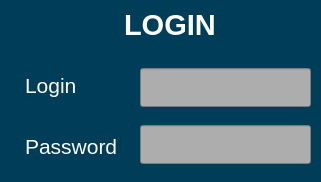
<?xml version="1.0" encoding="UTF-8"?>
<ui version="4.0">
 <class>LoginWidget</class>
 <widget class="QWidget" name="LoginWidget">
  <property name="geometry">
   <rect>
    <x>0</x>
    <y>0</y>
    <width>321</width>
    <height>182</height>
   </rect>
  </property>
  <property name="windowTitle">
   <string>Form</string>
  </property>
  <property name="styleSheet">
   <string notr="true">background-color: rgb(0, 61, 89);</string>
  </property>
  <widget class="QLabel" name="title_label">
   <property name="geometry">
    <rect>
     <x>110</x>
     <y>0</y>
     <width>171</width>
     <height>49</height>
    </rect>
   </property>
   <property name="font">
    <font>
     <pointsize>22</pointsize>
     <italic>false</italic>
     <bold>true</bold>
    </font>
   </property>
   <property name="styleSheet">
    <string notr="true">margin: 5px;
padding: 1px;
color: rgb(255, 255, 255);</string>
   </property>
   <property name="text">
    <string>LOGIN</string>
   </property>
  </widget>
  <widget class="QWidget" name="layoutWidget">
   <property name="geometry">
    <rect>
     <x>10</x>
     <y>60</y>
     <width>301</width>
     <height>112</height>
    </rect>
   </property>
   <layout class="QHBoxLayout" name="horizontalLayout">
    <item>
     <layout class="QVBoxLayout" name="verticalLayout_2">
      <property name="spacing">
       <number>10</number>
      </property>
      <item>
       <widget class="QLabel" name="login_label">
        <property name="font">
         <font>
          <pointsize>16</pointsize>
         </font>
        </property>
        <property name="styleSheet">
         <string notr="true">margin: 10px;
color: rgb(255, 255, 255);</string>
        </property>
        <property name="text">
         <string>Login</string>
        </property>
       </widget>
      </item>
      <item>
       <widget class="QLabel" name="password_label">
        <property name="font">
         <font>
          <pointsize>16</pointsize>
         </font>
        </property>
        <property name="styleSheet">
         <string notr="true">color: rgb(255, 255, 255);
margin:10px;</string>
        </property>
        <property name="text">
         <string>Password</string>
        </property>
       </widget>
      </item>
     </layout>
    </item>
    <item>
     <layout class="QVBoxLayout" name="verticalLayout_1">
      <property name="spacing">
       <number>10</number>
      </property>
      <item>
       <widget class="QLineEdit" name="login_line">
        <property name="font">
         <font>
          <pointsize>20</pointsize>
         </font>
        </property>
        <property name="styleSheet">
         <string notr="true">border-color: rgb(0, 0, 0);
background-color: rgb(173, 173, 173);
color: rgb(0, 0, 0);</string>
        </property>
        <property name="text">
         <string/>
        </property>
       </widget>
      </item>
      <item>
       <widget class="QLineEdit" name="password_line">
        <property name="font">
         <font>
          <pointsize>20</pointsize>
         </font>
        </property>
        <property name="styleSheet">
         <string notr="true">border-color: rgb(0, 0, 0);
background-color: rgb(173, 173, 173);
color: rgb(0, 0, 0);</string>
        </property>
        <property name="text">
         <string/>
        </property>
       </widget>
      </item>
     </layout>
    </item>
   </layout>
  </widget>
 </widget>
 <resources/>
 <connections/>
</ui>
